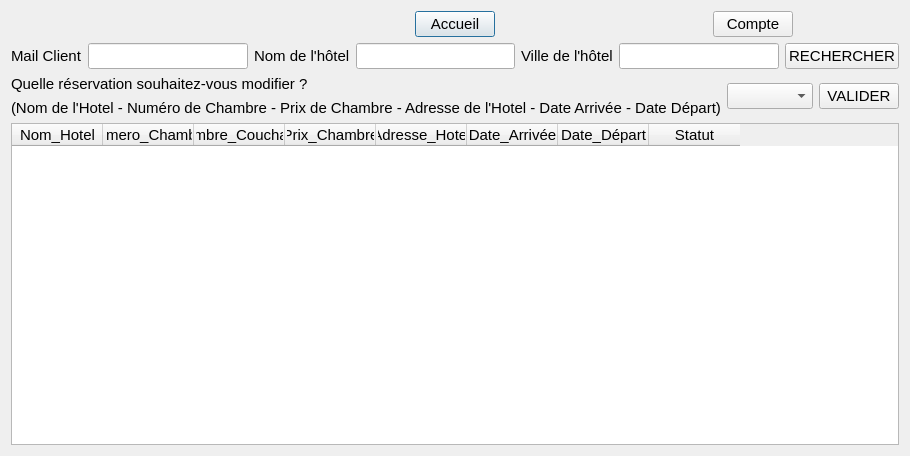
<?xml version="1.0" encoding="UTF-8"?>
<ui version="4.0">
 <class>DemandeModifResaDialog</class>
 <widget class="QDialog" name="DemandeModifResaDialog">
  <property name="geometry">
   <rect>
    <x>0</x>
    <y>0</y>
    <width>700</width>
    <height>456</height>
   </rect>
  </property>
  <property name="font">
   <font>
    <family>Arial</family>
    <pointsize>11</pointsize>
   </font>
  </property>
  <property name="windowTitle">
   <string>Dialog</string>
  </property>
  <layout class="QGridLayout" name="gridLayout">
   <item row="0" column="0">
    <layout class="QVBoxLayout" name="verticalLayout_6">
     <item>
      <layout class="QHBoxLayout" name="horizontalLayout_5">
       <item alignment="Qt::AlignHCenter|Qt::AlignVCenter">
        <widget class="QLabel" name="logo">
         <property name="text">
          <string/>
         </property>
         <property name="pixmap">
          <pixmap>logoProjet_petit_petit.png</pixmap>
         </property>
         <property name="alignment">
          <set>Qt::AlignCenter</set>
         </property>
        </widget>
       </item>
       <item alignment="Qt::AlignHCenter|Qt::AlignVCenter">
        <widget class="QPushButton" name="accueil">
         <property name="text">
          <string>Accueil</string>
         </property>
        </widget>
       </item>
       <item alignment="Qt::AlignHCenter|Qt::AlignVCenter">
        <widget class="QPushButton" name="account">
         <property name="text">
          <string>Compte</string>
         </property>
        </widget>
       </item>
      </layout>
     </item>
    </layout>
   </item>
   <item row="1" column="0">
    <layout class="QVBoxLayout" name="verticalLayout_3"/>
   </item>
   <item row="2" column="0">
    <layout class="QVBoxLayout" name="verticalLayout_5">
     <item>
      <layout class="QVBoxLayout" name="verticalLayout">
       <item>
        <layout class="QHBoxLayout" name="horizontalLayout_2">
         <item>
          <widget class="QLabel" name="label">
           <property name="font">
            <font>
             <family>Arial</family>
             <pointsize>11</pointsize>
            </font>
           </property>
           <property name="text">
            <string>Mail Client</string>
           </property>
          </widget>
         </item>
         <item>
          <widget class="QLineEdit" name="lineEdit_mailCli">
           <property name="font">
            <font>
             <family>Arial</family>
             <pointsize>11</pointsize>
            </font>
           </property>
          </widget>
         </item>
         <item>
          <widget class="QLabel" name="label__nh">
           <property name="font">
            <font>
             <family>Arial</family>
             <pointsize>11</pointsize>
            </font>
           </property>
           <property name="text">
            <string>Nom de l'hôtel</string>
           </property>
          </widget>
         </item>
         <item>
          <widget class="QLineEdit" name="lineEdit_nh">
           <property name="font">
            <font>
             <family>Arial</family>
             <pointsize>11</pointsize>
            </font>
           </property>
          </widget>
         </item>
         <item>
          <widget class="QLabel" name="label_vh">
           <property name="font">
            <font>
             <family>Arial</family>
             <pointsize>11</pointsize>
            </font>
           </property>
           <property name="text">
            <string>Ville de l'hôtel</string>
           </property>
          </widget>
         </item>
         <item>
          <widget class="QLineEdit" name="lineEdit_vh">
           <property name="font">
            <font>
             <family>Arial</family>
             <pointsize>11</pointsize>
            </font>
           </property>
          </widget>
         </item>
         <item>
          <widget class="QPushButton" name="pushButton_search">
           <property name="maximumSize">
            <size>
             <width>16777215</width>
             <height>16777215</height>
            </size>
           </property>
           <property name="font">
            <font>
             <family>Arial</family>
             <pointsize>11</pointsize>
            </font>
           </property>
           <property name="text">
            <string>RECHERCHER</string>
           </property>
          </widget>
         </item>
        </layout>
       </item>
      </layout>
     </item>
     <item>
      <layout class="QVBoxLayout" name="verticalLayout_4"/>
     </item>
     <item>
      <layout class="QVBoxLayout" name="verticalLayout_7">
       <item>
        <layout class="QHBoxLayout" name="horizontalLayout_6">
         <item>
          <layout class="QHBoxLayout" name="horizontalLayout_3">
           <item>
            <layout class="QVBoxLayout" name="verticalLayout_2">
             <item alignment="Qt::AlignLeft|Qt::AlignVCenter">
              <widget class="QLabel" name="label_2">
               <property name="font">
                <font>
                 <family>Arial</family>
                 <pointsize>11</pointsize>
                </font>
               </property>
               <property name="text">
                <string>Quelle réservation souhaitez-vous modifier ?</string>
               </property>
              </widget>
             </item>
             <item alignment="Qt::AlignLeft|Qt::AlignVCenter">
              <widget class="QLabel" name="label_3">
               <property name="font">
                <font>
                 <family>Arial</family>
                 <pointsize>11</pointsize>
                </font>
               </property>
               <property name="text">
                <string>(Nom de l'Hotel - Numéro de Chambre - Prix de Chambre - Adresse de l'Hotel - Date Arrivée - Date Départ)</string>
               </property>
              </widget>
             </item>
            </layout>
           </item>
          </layout>
         </item>
         <item alignment="Qt::AlignRight|Qt::AlignVCenter">
          <widget class="QComboBox" name="comboBox_listeHotelResa">
           <property name="font">
            <font>
             <family>Arial</family>
             <pointsize>11</pointsize>
            </font>
           </property>
          </widget>
         </item>
         <item alignment="Qt::AlignRight|Qt::AlignVCenter">
          <widget class="QPushButton" name="pushButton_val">
           <property name="font">
            <font>
             <family>Arial</family>
             <pointsize>11</pointsize>
            </font>
           </property>
           <property name="text">
            <string>VALIDER</string>
           </property>
          </widget>
         </item>
        </layout>
       </item>
      </layout>
     </item>
     <item>
      <layout class="QHBoxLayout" name="horizontalLayout">
       <item>
        <widget class="QTableWidget" name="tableWidget_ListeHotelResa">
         <property name="font">
          <font>
           <family>Arial</family>
           <pointsize>11</pointsize>
          </font>
         </property>
         <property name="autoFillBackground">
          <bool>false</bool>
         </property>
         <property name="sizeAdjustPolicy">
          <enum>QAbstractScrollArea::AdjustToContents</enum>
         </property>
         <property name="alternatingRowColors">
          <bool>true</bool>
         </property>
         <attribute name="horizontalHeaderVisible">
          <bool>true</bool>
         </attribute>
         <attribute name="horizontalHeaderCascadingSectionResizes">
          <bool>false</bool>
         </attribute>
         <attribute name="horizontalHeaderDefaultSectionSize">
          <number>91</number>
         </attribute>
         <attribute name="horizontalHeaderStretchLastSection">
          <bool>false</bool>
         </attribute>
         <column>
          <property name="text">
           <string>Nom_Hotel</string>
          </property>
         </column>
         <column>
          <property name="text">
           <string>Numero_Chambre</string>
          </property>
         </column>
         <column>
          <property name="text">
           <string>Nombre_Couchage</string>
          </property>
         </column>
         <column>
          <property name="text">
           <string>Prix_Chambre</string>
          </property>
         </column>
         <column>
          <property name="text">
           <string>Adresse_Hotel</string>
          </property>
         </column>
         <column>
          <property name="text">
           <string>Date_Arrivée</string>
          </property>
         </column>
         <column>
          <property name="text">
           <string>Date_Départ</string>
          </property>
         </column>
         <column>
          <property name="text">
           <string>Statut</string>
          </property>
         </column>
        </widget>
       </item>
      </layout>
     </item>
    </layout>
   </item>
  </layout>
 </widget>
 <resources/>
 <connections/>
</ui>
